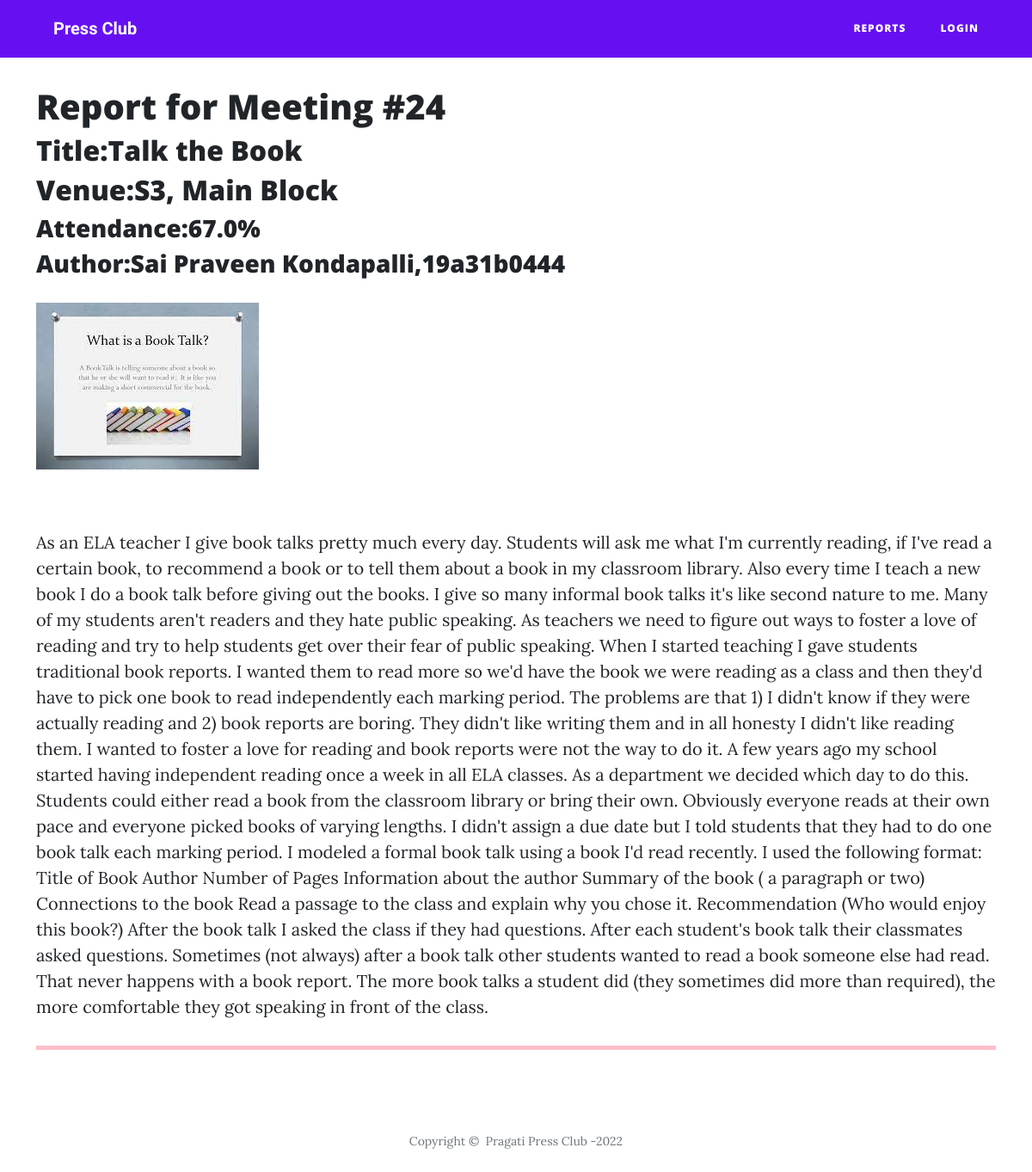
/view_report/24, run on the app's committed database.
### project/models.py (models this page shows)
class Events(db.Model):
    __tablename__ = 'events'
    meeting_id = db.Column(db.Integer, primary_key=True, unique=True, nullable=False)
    title = db.Column(db.String(60), nullable=False)
    date = db.Column(db.String(20), nullable=False, unique=True)
    time = db.Column(db.String(20), nullable=False)
    venue = db.Column(db.String(60), nullable=False)
    author = db.Column(db.String(60))
    report = db.Column(db.String())
    image = db.Column(db.String(60))
    attendance = db.Column(db.Integer, default=0)

### project/report_routes.py (the view)
@app.route('/view_report/<id>', methods=['GET', 'POST'])
def view_report(id):
    event = Events.query.filter_by(meeting_id=id).first()
    if event:
        if current_user.is_authenticated:
            if current_user.type == "coordinator":
                return render_template('coordinator/view.html', event=event)
            if current_user.type == "admin":
                return render_template('admin/view.html', event=event)
            elif current_user.type == "student":
                return render_template('student/view.html', event=event)
        else:
            return render_template('view.html', event=event)
    else:
        return """<script>alert("Invalid meeting id");window.location='/dashboard';</script>"""

### project/templates/view.html
{% if event.report %}
{% extends "base_home.html" %}
{% block content %}
<div class="container" style="margin-top: 100px;">
        <h1>Report for Meeting #{{event.meeting_id}}</h1>
        <div class="row">
            <div class="col">
                <h2>Title:{{event.title}}</h2>
                <h2>Venue:{{event.venue}}</h2>
                <h3>Attendance:{{ event.attendance }}</h3>
                <h3>Author:{{event.author}}</h3>
            </div>
        </div>
        <div class="row">
            <div class="col">
                <div class="row">
                    <div class="col">
                        <img class = "img-fluid" loading="auto" style="margin-top: 20px;margin-bottom: 20px;"src="/static/uploads/{{event.image}}">
                    </div>
                </div>
                <p style="margin-top: 50px;">{{ event.report }}</p>
                <strong><hr style="background-color: #f60125; width:auto; height: 5px"></strong>
            </div>
        </div>
    </div>
{% endblock %}
{% else %}
<script>alert("Report not Ready!"); window.location = '/reports';</script>
{% endif %}

### data on the page
Events: meeting_id "24", title "Talk the Book", venue "S3, Main Block", attendance "67.0%", author "Sai Praveen Kondapalli,19a31b0444", image (picture), report "As an ELA teacher I give book talks pretty much every day. Students will ask me what I'm currently reading, if I've read a certain book, to recommend a book or to tell them about a book in my classroom library. Also every time I teach a new book I do a book talk before giving out the books. I give so many informal book talks it's like second nature to me. Many of my students aren't readers and they hate public speaking. As teachers we need to figure out ways to foster a love of reading and try to help students get over their fear of public speaking. When I started teaching I gave students traditional book reports. I wanted them to read more so we'd have the book we were reading as a class…"
